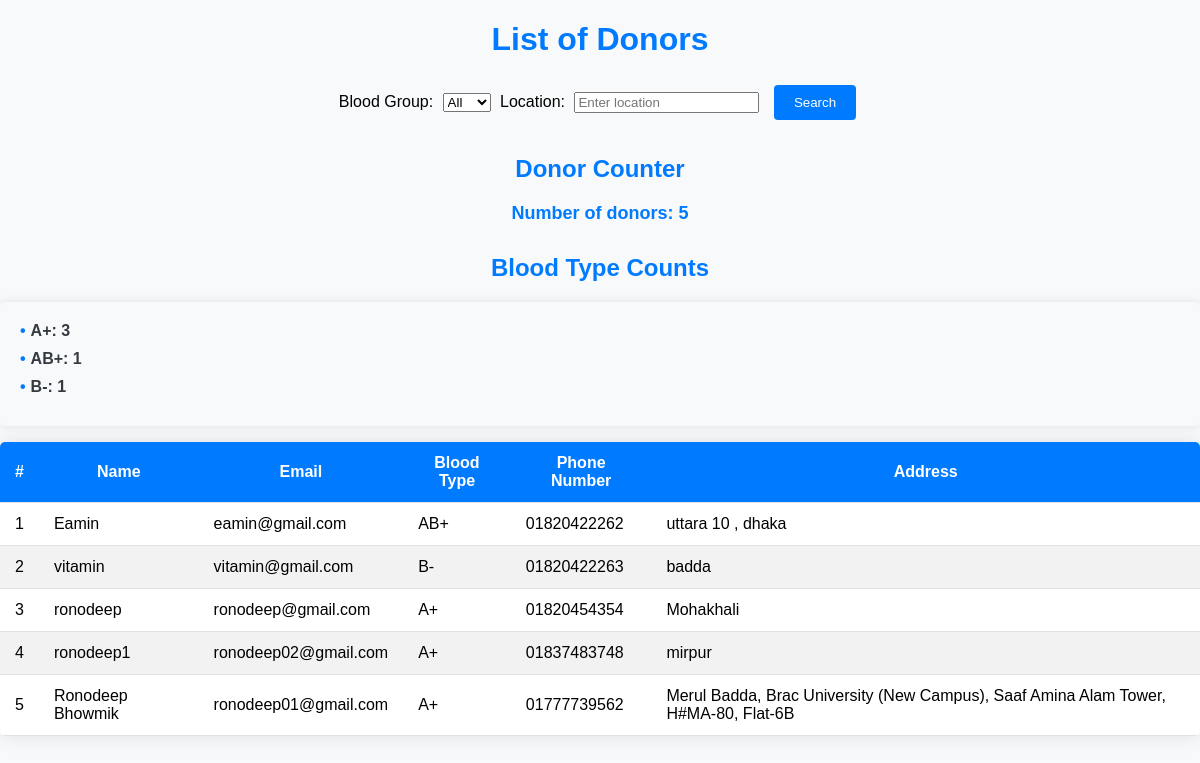
The app's page /list/, older data.
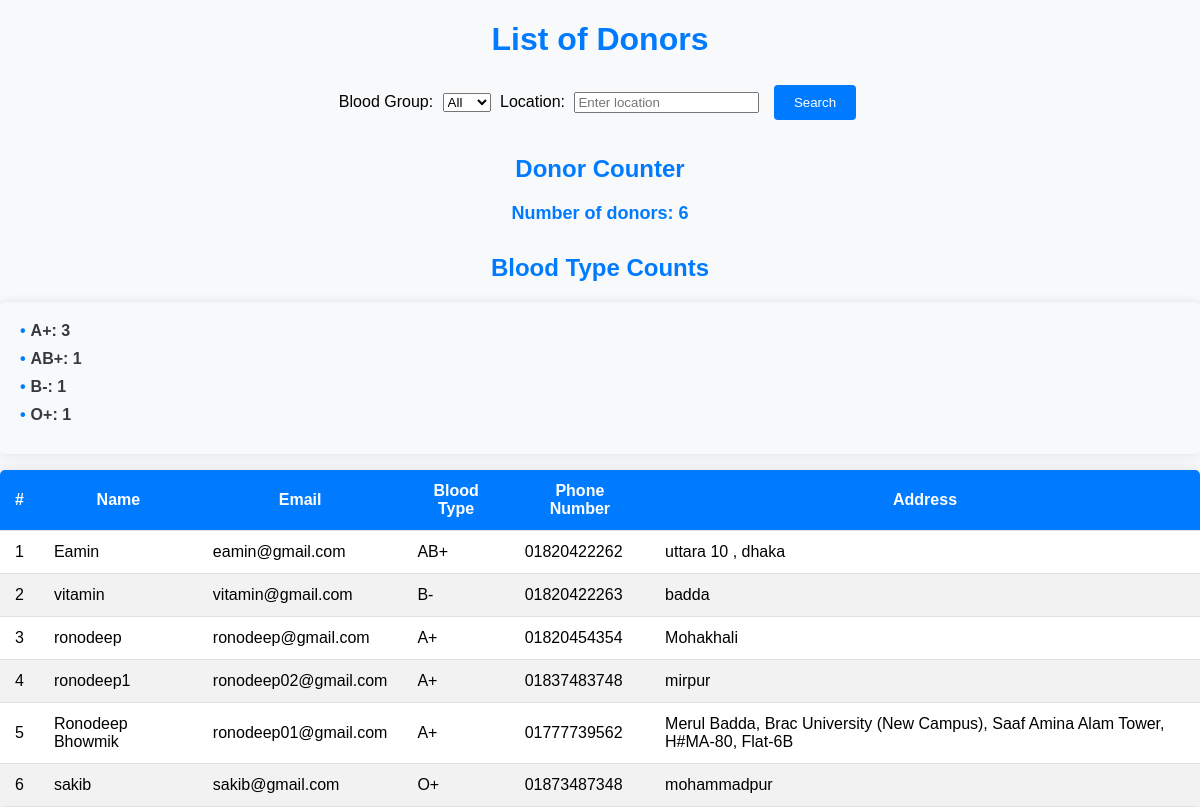
The same page, newer data.
### APPUniflow/models.py (models this page shows, shortened)
class Donor(models.Model):
    blood_types = (
        ('A+', 'A+'),
        ('A-', 'A-'),
        ('B+', 'B+'),
        ('B-', 'B-'),
        ('AB+', 'AB+'),
        ('AB-', 'AB-'),
        ('O+', 'O+'),
        ('O-', 'O-'),
    )
    name = models.CharField(max_length=100)
    email = models.EmailField(unique=True)
    blood_type = models.CharField(max_length=3, choices=blood_types)
    phone_number = models.CharField(max_length=15, unique=True)
    address = models.TextField()
    date_created = models.DateTimeField(auto_now_add=True, null=True)

### APPUniflow/views.py (the view)
# urls.py: path('list/', donor_list, name='donor_list'),  # New URL for donor list
def donor_list(request):
    blood_group = request.GET.get('blood_group')
    address = request.GET.get('address')
    donor_count = Donor.objects.count()
    donors = Donor.objects.all()
    blood_type_counts = Donor.objects.values('blood_type').annotate(count=Count('blood_type'))
    if blood_group:
        donors = Donor.objects.filter(blood_type=blood_group)
    if address:
        donors = donors.filter(address__icontains=address)
    return render(request, 'donor_list.html', {'donors': donors, 'donor_count': donor_count , 'blood_type_counts': blood_type_counts})

### APPUniflow/templates/donor_list.html (shortened to what this page needs)
<!DOCTYPE html>
<html lang="en">
<head>
    <link rel="stylesheet" href="/static/css/donor_list.css">
</head>
<body>
    <h1>List of Donors</h1>
    <div class="search-container">
        <form action="{% url 'donor_list' %}" method="GET">
            <label for="blood_group">Blood Group:</label>
            <select name="blood_group" id="blood_group">
                <option value="">All</option>
            </select>
            <label for="location">Location:</label>
            <input type="text" id="location" name="location" placeholder="Enter location">
            <button type="submit">Search</button>
        </form>
    </div>
    <h2>Donor Counter</h2>
    <p class="counter">Number of donors: {{ donor_count }}</p>
    <h2>Blood Type Counts</h2>
    <ul>
        {% for blood_type_count in blood_type_counts %}
            <li>{{ blood_type_count.blood_type }}: {{ blood_type_count.count }}</li>
        {% endfor %}
    </ul>
    <table>
        <thead>
            <tr>
                <th>#</th>
                <th>Name</th>
                <th>Email</th>
                <th>Blood Type</th>
                <th>Phone Number</th>
                <th>Address</th>
            </tr>
        </thead>
        <tbody>
            {% for donor in donors %}
            <tr class="{% cycle 'odd' 'even' %}">
                <td>{{ forloop.counter }}</td>
                <td>{{ donor.name }}</td>
                <td>{{ donor.email }}</td>
                <td>{{ donor.blood_type }}</td>
                <td>{{ donor.phone_number }}</td>
                <td>{{ donor.address }}</td>
            </tr>
            {% endfor %}
        </tbody>
    </table>
</body>
</html>

Row changes from the older to the newer data that the page shows:
added Donor: name "sakib", email "sakib@gmail.com", blood_type "O+", phone_number "01873487348", address "mohammadpur"
Text that changed along with them:
{{ donor_count }}: "5" → "6"
new list line: "O+ : 1"
